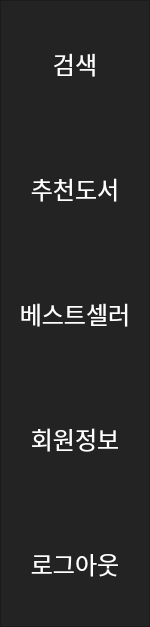
        <widget class="QFrame" name="frame_left_menu">
         <property name="minimumSize">
          <size>
           <width>150</width>
           <height>150</height>
          </size>
         </property>
         <property name="maximumSize">
          <size>
           <width>150</width>
           <height>16777215</height>
          </size>
         </property>
         <property name="styleSheet">
          <string notr="true">background-color: rgb(35, 35, 35);</string>
         </property>
         <property name="frameShape">
          <enum>QFrame::StyledPanel</enum>
         </property>
         <property name="frameShadow">
          <enum>QFrame::Raised</enum>
         </property>
         <layout class="QVBoxLayout" name="verticalLayout_3">
          <property name="spacing">
           <number>0</number>
          </property>
          <property name="leftMargin">
           <number>0</number>
          </property>
          <property name="topMargin">
           <number>0</number>
          </property>
          <property name="rightMargin">
           <number>0</number>
          </property>
          <property name="bottomMargin">
           <number>0</number>
          </property>
          <item>
           <widget class="QFrame" name="frame_search">
            <property name="minimumSize">
             <size>
              <width>0</width>
              <height>0</height>
             </size>
            </property>
            <property name="frameShape">
             <enum>QFrame::NoFrame</enum>
            </property>
            <property name="frameShadow">
             <enum>QFrame::Raised</enum>
            </property>
            <layout class="QVBoxLayout" name="verticalLayout_4">
             <property name="spacing">
              <number>0</number>
             </property>
             <property name="leftMargin">
              <number>0</number>
             </property>
             <property name="topMargin">
              <number>0</number>
             </property>
             <property name="rightMargin">
              <number>0</number>
             </property>
             <property name="bottomMargin">
              <number>0</number>
             </property>
             <item>
              <widget class="QPushButton" name="btn_search">
               <property name="minimumSize">
                <size>
                 <width>0</width>
                 <height>125</height>
                </size>
               </property>
               <property name="font">
                <font>
                 <family>배달의민족 도현</family>
                 <pointsize>18</pointsize>
                 <weight>50</weight>
                 <italic>false</italic>
                 <bold>false</bold>
                </font>
               </property>
               <property name="styleSheet">
                <string notr="true">QPushButton{
	font: 18pt &quot;배달의민족 도현&quot;;
	color:rgb(255, 255, 255);
	background-color:rgb(35,35,35);
	border: 0px solid
}
QPushButton:hover {
	background-color:rgb(85,170,255);
}</string>
               </property>
               <property name="text">
                <string>검색</string>
               </property>
              </widget>
             </item>
             <item>
              <widget class="QPushButton" name="btn_rcnd">
               <property name="minimumSize">
                <size>
                 <width>0</width>
                 <height>125</height>
                </size>
               </property>
               <property name="font">
                <font>
                 <family>배달의민족 도현</family>
                 <pointsize>18</pointsize>
                 <weight>50</weight>
                 <italic>false</italic>
                 <bold>false</bold>
                </font>
               </property>
               <property name="styleSheet">
                <string notr="true">QPushButton{
	font: 18pt &quot;배달의민족 도현&quot;;
	color:rgb(255, 255, 255);
	background-color:rgb(35,35,35);
	border: 0px solid
}
QPushButton:hover {
	background-color:rgb(85,170,255);
}</string>
               </property>
               <property name="text">
                <string>추천도서</string>
               </property>
              </widget>
             </item>
             <item>
              <widget class="QPushButton" name="btn_event">
               <property name="minimumSize">
                <size>
                 <width>0</width>
                 <height>125</height>
                </size>
               </property>
               <property name="font">
                <font>
                 <family>배달의민족 도현</family>
                 <pointsize>18</pointsize>
                 <weight>50</weight>
                 <italic>false</italic>
                 <bold>false</bold>
                </font>
               </property>
               <property name="styleSheet">
                <string notr="true">QPushButton{
	font: 18pt &quot;배달의민족 도현&quot;;
	color:rgb(255, 255, 255);
	background-color:rgb(35,35,35);
	border: 0px solid
}
QPushButton:hover {
	background-color:rgb(85,170,255);
}</string>
               </property>
               <property name="text">
                <string>베스트셀러</string>
               </property>
              </widget>
             </item>
             <item>
              <widget class="QPushButton" name="btn_user">
               <property name="minimumSize">
                <size>
                 <width>0</width>
                 <height>125</height>
                </size>
               </property>
               <property name="font">
                <font>
                 <family>배달의민족 도현</family>
                 <pointsize>18</pointsize>
                 <weight>50</weight>
                 <italic>false</italic>
                 <bold>false</bold>
                </font>
               </property>
               <property name="styleSheet">
                <string notr="true">QPushButton{
	font: 18pt &quot;배달의민족 도현&quot;;
	color:rgb(255, 255, 255);
	background-color:rgb(35,35,35);
	border: 0px solid
}
QPushButton:hover {
	background-color:rgb(85,170,255);
}</string>
               </property>
               <property name="text">
                <string>회원정보</string>
               </property>
              </widget>
             </item>
             <item>
              <widget class="QPushButton" name="btn_logout">
               <property name="minimumSize">
                <size>
                 <width>0</width>
                 <height>125</height>
                </size>
               </property>
               <property name="font">
                <font>
                 <family>배달의민족 도현</family>
                 <pointsize>18</pointsize>
                 <weight>50</weight>
                 <italic>false</italic>
                 <bold>false</bold>
                </font>
               </property>
               <property name="styleSheet">
                <string notr="true">QPushButton{
	font: 18pt &quot;배달의민족 도현&quot;;
	color:rgb(255, 255, 255);
	background-color:rgb(35,35,35);
	border: 0px solid
}
QPushButton:hover {
	background-color:rgb(85,170,255);
}</string>
               </property>
               <property name="text">
                <string>로그아웃</string>
               </property>
              </widget>
             </item>
            </layout>
           </widget>
          </item>
         </layout>
        </widget>
